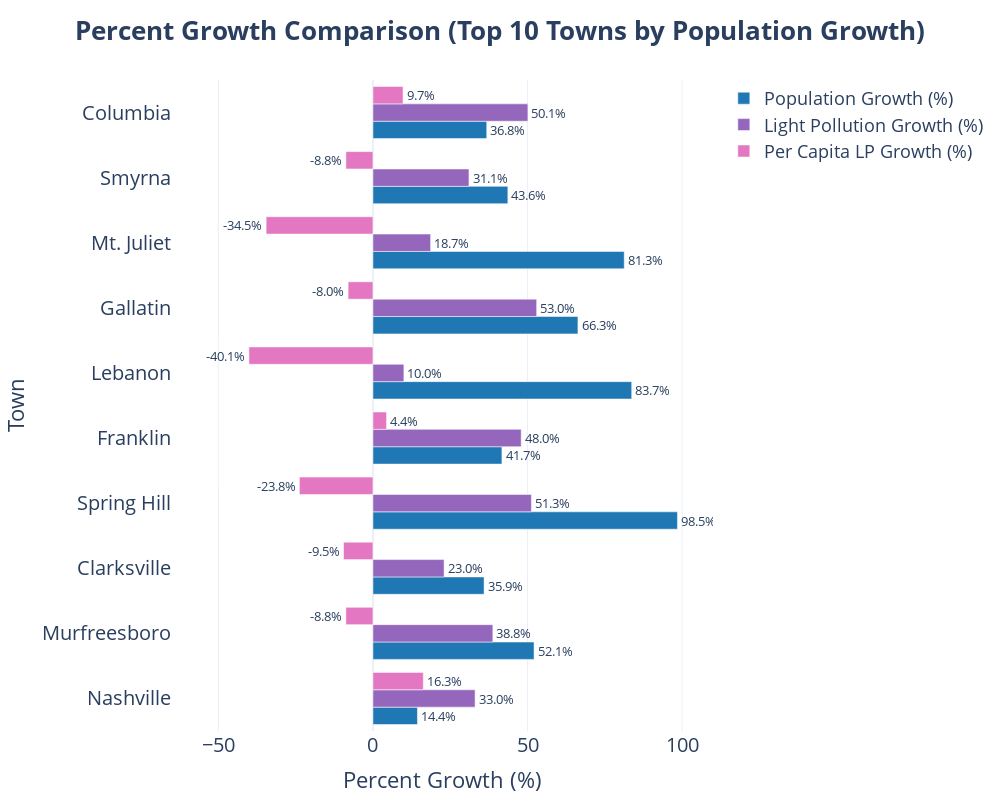

Source (notebook cell):
### Code cell
import pandas as pd
import plotly.graph_objects as go

# Load your dataset


# Ensure Year column exists
if 'Year' not in df.columns:
    df['Year'] = pd.to_datetime(df['date']).dt.year

# Calculate light pollution per capita
df['light_pollution_per_capita'] = df['light_pollution'] / df['Population']

# Functions to calculate raw growth and percent growth
def get_growth(df, col):
    start = df[df['Year'] == df['Year'].min()].groupby('NAME')[col].mean()
    end = df[df['Year'] == df['Year'].max()].groupby('NAME')[col].mean()
    return (end - start).dropna()

def get_percent_growth(df, col):
    start = df[df['Year'] == df['Year'].min()].groupby('NAME')[col].mean()
    end = df[df['Year'] == df['Year'].max()].groupby('NAME')[col].mean()
    return ((end - start) / start).dropna() * 100

# Get raw population growth for top 10 selection
pop_growth = get_growth(df, 'Population')

# Calculate percent growth
pop_pct_growth = get_percent_growth(df, 'Population')
ntl_pct_growth = get_percent_growth(df, 'ntl_sum')
lp_per_capita_pct_growth = get_percent_growth(df, 'light_pollution_per_capita')

# Combine into a DataFrame
percent_growth_df = pd.DataFrame({
    'Population Growth (%)': pop_pct_growth,
    'Light Pollution Growth (%)': ntl_pct_growth,
    'Per Capita LP Growth (%)': lp_per_capita_pct_growth
}).dropna()

# Select top 10 towns by raw population growth
top10_names = pop_growth.sort_values(ascending=False).head(10).index
top10_percent = percent_growth_df.loc[top10_names]

# Melt for plotting
percent_long = top10_percent.reset_index().melt(id_vars='NAME', var_name='Metric', value_name='Percent Growth')

# Colors
colors = {
    'Population Growth (%)': '#1f77b4',
    'Light Pollution Growth (%)': '#9467bd',
    'Per Capita LP Growth (%)': '#e377c2'
}

# Plot
fig = go.Figure()

for metric in percent_long['Metric'].unique():
    metric_data = percent_long[percent_long['Metric'] == metric]
    fig.add_trace(go.Bar(
        x=metric_data['Percent Growth'],
        y=metric_data['NAME'],
        orientation='h',
        name=metric,
        marker_color=colors[metric],
        text=metric_data['Percent Growth'].round(1).astype(str) + '%',
        textposition='auto'
    ))

fig.update_layout(
    title=dict(
        text='<b>Percent Growth Comparison (Top 10 Towns by Population Growth)</b>',
        x=0.5,
        font=dict(size=26)
    ),
    xaxis=dict(
    title='Percent Growth (%)',
    titlefont=dict(size=22),
    tickfont=dict(size=20),
    range=[-65, 110],  # was [-50, 110]
    automargin=True
),
    yaxis=dict(
        title='Town',
        titlefont=dict(size=22),
        tickfont=dict(size=20),
        automargin=True
    ),
    legend=dict(
        font=dict(size=18)
    ),
    barmode='group',
    height=800,
    width=1000,
    template='plotly_white',
    margin=dict(l=120, r=40, t=80, b=60)  # increased left margin to prevent clipping
)

# Position all text labels outside the bars
for trace in fig.data:
    trace.update(textposition='outside', textfont=dict(size=18))

fig.show()

### Figure 1 — Plotly figure (JSON) as saved in the notebook; plotly's stock layout.template omitted (floating-point values rounded to 4 significant figures)
{"data": [{"marker": {"color": "#1f77b4"}, "name": "Population Growth (%)", "orientation": "h", "text": ["14.4%", "52.1%", "35.9%", "98.5%", "41.7%", "83.7%", "66.3%", "81.3%", "43.6%", "36.8%"], "textfont": {"size": 18}, "textposition": "outside", "type": "bar", "x": [14.4, 52.11, 35.95, 98.5, 41.72, 83.7, 66.31, 81.29, 43.64, 36.8], "y": ["Nashville", "Murfreesboro", "Clarksville", "Spring Hill", "Franklin", "Lebanon", "Gallatin", "Mt. Juliet", "Smyrna", "Columbia"]}, {"marker": {"color": "#9467bd"}, "name": "Light Pollution Growth (%)", "orientation": "h", "text": ["33.0%", "38.8%", "23.0%", "51.3%", "48.0%", "10.0%", "53.0%", "18.7%", "31.1%", "50.1%"], "textfont": {"size": 18}, "textposition": "outside", "type": "bar", "x": [33.04, 38.78, 23.02, 51.26, 47.96, 10.01, 52.96, 18.66, 31.06, 50.13], "y": ["Nashville", "Murfreesboro", "Clarksville", "Spring Hill", "Franklin", "Lebanon", "Gallatin", "Mt. Juliet", "Smyrna", "Columbia"]}, {"marker": {"color": "#e377c2"}, "name": "Per Capita LP Growth (%)", "orientation": "h", "text": ["16.3%", "-8.8%", "-9.5%", "-23.8%", "4.4%", "-40.1%", "-8.0%", "-34.5%", "-8.8%", "9.7%"], "textfont": {"size": 18}, "textposition": "outside", "type": "bar", "x": [16.29, -8.762, -9.511, -23.8, 4.399, -40.12, -8.026, -34.55, -8.759, 9.738], "y": ["Nashville", "Murfreesboro", "Clarksville", "Spring Hill", "Franklin", "Lebanon", "Gallatin", "Mt. Juliet", "Smyrna", "Columbia"]}], "layout": {"barmode": "group", "height": 800, "legend": {"font": {"size": 18}}, "margin": {"b": 60, "l": 120, "r": 40, "t": 80}, "title": {"font": {"size": 26}, "text": "<b>Percent Growth Comparison (Top 10 Towns by Population Growth)</b>", "x": 0.5}, "width": 1000, "xaxis": {"automargin": true, "range": [-65, 110], "tickfont": {"size": 20}, "title": {"font": {"size": 22}, "text": "Percent Growth (%)"}}, "yaxis": {"automargin": true, "tickfont": {"size": 20}, "title": {"font": {"size": 22}, "text": "Town"}}}}
